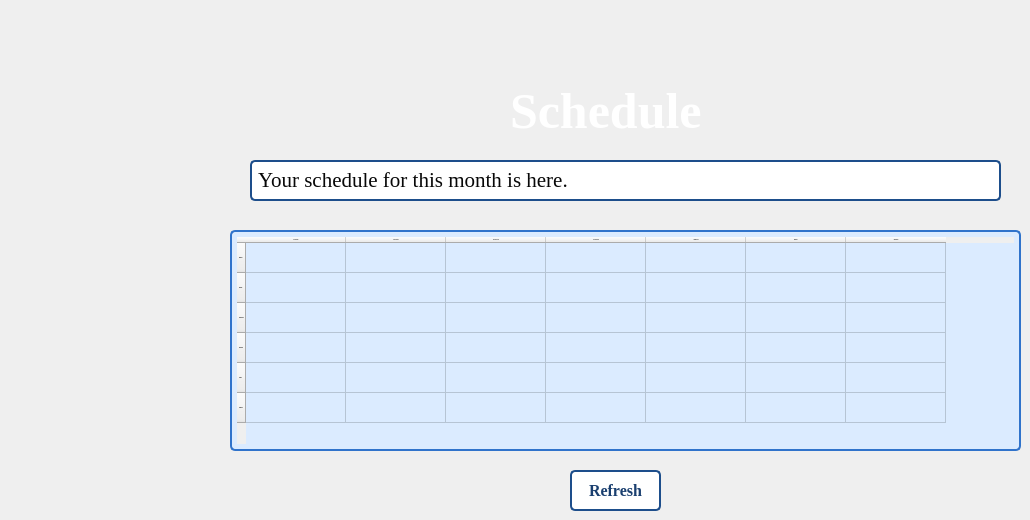
   <widget class="QWidget" name="Monday">
    <attribute name="title">
     <string>Schedule</string>
    </attribute>
    <widget class="QTextBrowser" name="textBrowser_10">
     <property name="geometry">
      <rect>
       <x>250</x>
       <y>160</y>
       <width>751</width>
       <height>41</height>
      </rect>
     </property>
     <property name="font">
      <font>
       <family>Georgia</family>
       <pointsize>-1</pointsize>
       <bold>true</bold>
      </font>
     </property>
     <property name="styleSheet">
      <string notr="true">
QTextBrowser
{
background-color: rgb(255, 255, 255); 
color: rgb(8, 8, 8); 
border: 2px solid rgb(29, 78, 139);
border-radius: 5px; 
padding: 2px 2px; 
font-size: 16px;
font-weight: bold;
cursor: pointer; 
transition: background-color 0.3s ease, box-shadow 0.3s ease;
box-shadow: 4px rgb(0, 0, 0); 
}

</string>
     </property>
     <property name="html">
      <string>&lt;!DOCTYPE HTML PUBLIC &quot;-//W3C//DTD HTML 4.0//EN&quot; &quot;http://www.w3.org/TR/REC-html40/strict.dtd&quot;&gt;
&lt;html&gt;&lt;head&gt;&lt;meta name=&quot;qrichtext&quot; content=&quot;1&quot; /&gt;&lt;meta charset=&quot;utf-8&quot; /&gt;&lt;style type=&quot;text/css&quot;&gt;
p, li { white-space: pre-wrap; }
hr { height: 1px; border-width: 0; }
li.unchecked::marker { content: &quot;\2610&quot;; }
li.checked::marker { content: &quot;\2612&quot;; }
&lt;/style&gt;&lt;/head&gt;&lt;body style=&quot; font-family:'Georgia'; font-size:16px; font-weight:700; font-style:normal;&quot;&gt;
&lt;p style=&quot; margin-top:0px; margin-bottom:0px; margin-left:0px; margin-right:0px; -qt-block-indent:0; text-indent:0px;&quot;&gt;&lt;span style=&quot; font-size:16pt; font-weight:400;&quot;&gt;Your schedule for this month is here.&lt;/span&gt;&lt;/p&gt;&lt;/body&gt;&lt;/html&gt;</string>
     </property>
    </widget>
    <widget class="QTableWidget" name="tableWidget_2">
     <property name="geometry">
      <rect>
       <x>230</x>
       <y>230</y>
       <width>791</width>
       <height>221</height>
      </rect>
     </property>
     <property name="font">
      <font>
       <family>Georgia</family>
       <pointsize>-1</pointsize>
       <bold>true</bold>
      </font>
     </property>
     <property name="styleSheet">
      <string notr="true">QTableWidget
{
background-color: rgb(219, 235, 255); 
font-color: rgb(21, 50, 88); 
border: 2px solid rgb(48, 115, 203);
border-radius: 5px; 
 padding: 5px 5px;
font-size: 16px;
font-weight: bold;
cursor: pointer; 
}
QTableWidget:pressed 
{
background-color: rgb(45, 108, 190); 
font-color: rgb(255, 255, 255);
box-shadow: 2px 4px rgb(7, 17, 30); 
}

</string>
     </property>
     <row>
      <property name="text">
       <string>Monday</string>
      </property>
     </row>
     <row>
      <property name="text">
       <string>Tuesday</string>
      </property>
     </row>
     <row>
      <property name="text">
       <string>Wednesday</string>
      </property>
     </row>
     <row>
      <property name="text">
       <string>Thursday</string>
      </property>
     </row>
     <row>
      <property name="text">
       <string>Friday</string>
      </property>
     </row>
     <row>
      <property name="text">
       <string>Saturday</string>
      </property>
     </row>
     <column>
      <property name="text">
       <string>8AM-9AM</string>
      </property>
     </column>
     <column>
      <property name="text">
       <string>9AM-10AM</string>
      </property>
     </column>
     <column>
      <property name="text">
       <string>10AM-11AM</string>
      </property>
     </column>
     <column>
      <property name="text">
       <string>11AM-12PM</string>
      </property>
     </column>
     <column>
      <property name="text">
       <string>12PM-1PM</string>
      </property>
     </column>
     <column>
      <property name="text">
       <string>BREAK</string>
      </property>
     </column>
     <column>
      <property name="text">
       <string>2PM-3PM</string>
      </property>
     </column>
    </widget>
    <widget class="QLabel" name="label_12">
     <property name="geometry">
      <rect>
       <x>510</x>
       <y>90</y>
       <width>251</width>
       <height>41</height>
      </rect>
     </property>
     <property name="font">
      <font>
       <family>Georgia</family>
       <pointsize>-1</pointsize>
       <bold>true</bold>
      </font>
     </property>
     <property name="styleSheet">
      <string notr="true">QLabel {
color: rgb(255, 255, 255);
font-size: 50px; 
font-weight: bold;
}

QLabel {
text-shadow: 2px rgb(12, 29, 52); 
}
</string>
     </property>
     <property name="text">
      <string>Schedule</string>
     </property>
    </widget>
    <widget class="QPushButton" name="pushButton_3">
     <property name="geometry">
      <rect>
       <x>570</x>
       <y>470</y>
       <width>91</width>
       <height>41</height>
      </rect>
     </property>
     <property name="font">
      <font>
       <family>Times New Roman</family>
       <pointsize>-1</pointsize>
       <bold>true</bold>
      </font>
     </property>
     <property name="styleSheet">
      <string notr="true">QPushButton 
{
background-color: rgb(255, 255, 255); 
color: rgb(26, 63, 111); 
border: 2px solid rgb(29, 78, 139);
border-radius: 5px; 
padding: 10px 10px; 
font-size: 16px;
font-weight: bold;
cursor: pointer; 
transition: background-color 0.3s ease, box-shadow 0.3s ease;
}
QPushButton:hover 
{
background-color: rgb(219, 235, 255); 
box-shadow: 0 4px 8px rgba(0, 0, 0, 0.1); 
}
QPushButton:pressed 
{
background-color: rgb(45, 108, 190); 
color: rgb(255, 255, 255);
box-shadow: 0 2px 4px rgba(0, 0, 0, 0.1); 
}
</string>
     </property>
     <property name="text">
      <string>Refresh</string>
     </property>
    </widget>
   </widget>
